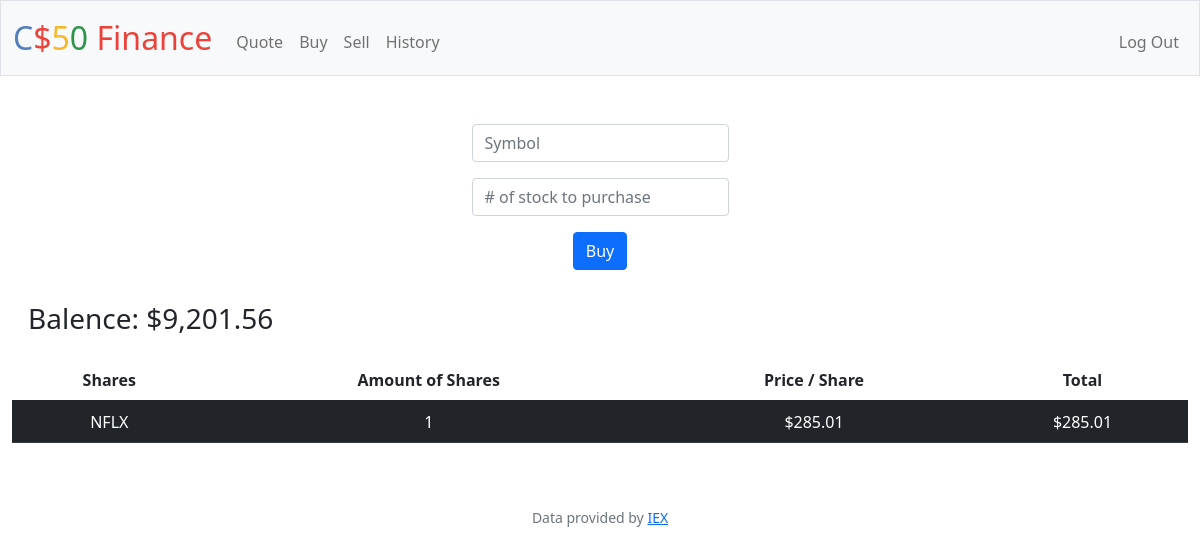
The app's page /buy (signed in) with its own data.
### tables this page shows
CREATE TABLE 'users' (id INTEGER PRIMARY KEY AUTOINCREMENT NOT NULL, username TEXT NOT NULL, hash TEXT NOT NULL,'cash' NUMERIC NOT NULL DEFAULT 10000.00);

CREATE TABLE 'Purchases' ('symbol' TEXT, 'shares' INTEGER, 'price' REAL, 'id'  INTEGER PRIMARY KEY  , 'user_id' INTEGER, 'type' TEXT);

### app.py (the view, shortened to what this page needs)
@app.route("/buy", methods=["GET", "POST"])
@login_required
def buy():
    if request.method == "GET":
        user_id = session["user_id"]
        purchases_db = db.execute("SELECT symbol, SUM(SHARES) AS shares, price FROM purchases WHERE user_id = ? AND shares >= 1 AND type = 'BUY' GROUP BY symbol", user_id)
        cash_db = db.execute("SELECT cash FROM users WHERE id = ?", user_id)
        cash = cash_db[0]["cash"]
        return render_template("buy.html", database=purchases_db, balence=cash)

### app.py (called while the page is built)
@app.after_request
def after_request(response):
    response.headers["Cache-Control"] = "no-cache, no-store, must-revalidate"
    response.headers["Expires"] = 0
    response.headers["Pragma"] = "no-cache"
    return response

### helpers.py (called while the page is built)
def login_required(f):
    @wraps(f)
    def decorated_function(*args, **kwargs):
        if session.get("user_id") is None:
            return redirect("/login")
        return f(*args, **kwargs)
    return decorated_function

def usd(value):
    return f"${value:,.2f}"

### templates/buy.html (shortened to what this page needs)
{% extends "layout.html" %}
{% block main %}
    <form action="/buy" method="post">
        <div class="mb-3">
            <input class="form-control mx-auto w-auto" name="symbol" placeholder="Symbol" type="text">
        </div>
        <div>
            <input class="form-control mx-auto w-auto" name="shares" placeholder="# of stock to purchase" type="text">
        </div>
        <div>
            <button style="margin: 1rem;" class="btn btn-primary" type="submit">Buy</button>
        </div>
    </form>
    <h3 style="float: left; padding: 1rem;">Balence: {{ balence | usd }} </h3>
<div class="section" >
 <table class="table table-striped-columns">
    <thead>
        <tr>
            <th scope="col">Shares</th>
            <th cope="col">Amount of Shares</th>
            <th scope="col">Price / Share</th>
            <th scope="col">Total</th>
        </tr>
    </thead>
    <tbody>
        {% for row in database %}
        <tr class="table-dark">
            <td class="table-dark"> {{ row["symbol"] }} </td>
            <td class="table-dark"> {{ row["shares"] }} </td>
            <td class="table-dark"> {{ row["price"] | usd }} </td>
            <td class="table-dark"> {{ (row["shares"] * row["price"]) | usd }}</td>
          </tr>
        {% endfor %}
    </tbody>
    </table>
 </div>
{% endblock %}

### records on screen
users: cash "$9,201.56"
Purchases: symbol "NFLX", shares "1", price "$285.01", (row['shares']*row['price'])|usd "$285.01"
